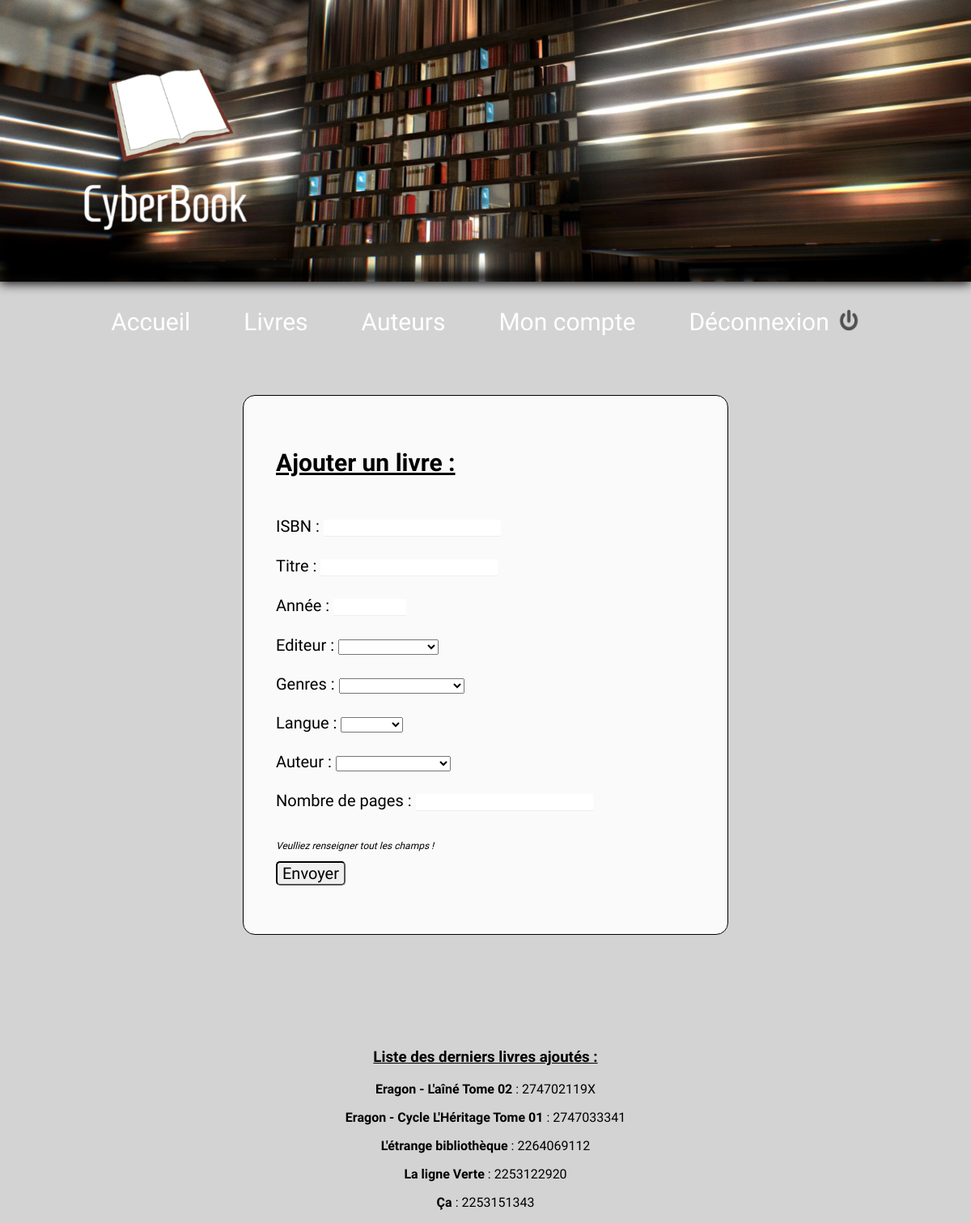
The page /AjoutL.php (signed in) on the database its author committed.
### tables this page shows
CREATE TABLE IF NOT EXISTS `livre` (
  `id` int(11) NOT NULL AUTO_INCREMENT,
  `isbn` varchar(15) NOT NULL,
  `titre` varchar(500) NOT NULL,
  `editeur` int(11) NOT NULL,
  `annee` int(11) DEFAULT NULL,
  `genre` int(11) DEFAULT NULL,
  `langue` int(11) DEFAULT NULL,
  `nbpages` int(11) DEFAULT NULL,
  `reservation` int(11) NOT NULL DEFAULT '0',
  `stock` int(2) NOT NULL DEFAULT '5',
  PRIMARY KEY (`isbn`),
  UNIQUE KEY `id` (`id`)
);

### src/AjoutL.php (the view, shortened to what this page needs)
<!DOCTYPE html>
<html>
    <head>
    	<link rel="stylesheet" type="text/css" href="css/style_ajout.css">
    </head>
    <body>
    	<?php include "header.php" ?>
        <?php include "bdd.php"?>
        <?php $editeur = $bdd->query('SELECT * FROM editeur');?>
        <?php $langue = $bdd->query('SELECT * FROM langue');?>
        <?php $genre = $bdd->query('SELECT * FROM genre');?>
        <?php $auteur = $bdd->query('SELECT * FROM personne');?>
    <form class="formulaire" action="Ajout_Post.php" onsubmit="return verifLivre()" method="POST">
        <p> <h2 style="text-decoration: underline;">Ajouter un livre : </h2><br>
        <label for="isbn">ISBN</label> : <input  class="input" type="text" name="isbn" id="isbn" /><br /><br /><span id=missISBN></span>
        <label for="titre">Titre</label> :  <input  class="input"type="text" name="titre" id="titre" /><br /><br />
        <label for="annee">Année</label> :  <input  class="input"type="number" min="1500" max="2020" step="1" name="annee" id="annee" /><br /><br />
        <label for="editeur">Editeur</label> :
         <select name="editeur" id="editeur">
         <option value="">
            <?php foreach($editeur as $edi):?>
            <option value="<?= $edi['id']?>"><?= $edi['editeur']?>
            <?php endforeach ?>
        </select><br><br>
        <label for="genre">Genres</label> :
         <select name="genre" id="genre">
         <option value="">
            <?php foreach($genre as $g):?>
            <option value="<?= $g['id']?>"><?= $g['libelle'] ?>
            <?php endforeach ?>
        </select><br><br>
        <label for="langue">Langue</label> :
         <select name="langue" id="langue">
         <option value="">
            <?php foreach($langue as $la):?>
            <option value="<?= $la['id']?>"><?= $la['langue'] ?>
            <?php endforeach ?>
        </select><br><br>
        <label for="langue">Auteur</label> :
         <select name="auteur" id="auteur">
         <option value="">
            <?php foreach($auteur as $a):?>
            <option value="<?= $a['id']?>"><?= $a['prenom']?> - <?=$a['nom']?>
            <?php endforeach ?>
        </select><br><br>
        <label for="nbpages">Nombre de pages</label> :  <input class="input" type="text" name="nbpages" id="nbpages" value="" /><br /><br />
        <p style="font-size: 12px;"><em>Veulliez renseigner tout les champs !</em></p>
        <input style="text-align: center;" class="button" type="submit" value="Envoyer" id="envoi" /><br />
	</p>
    </form>
<section style="text-align: center;">
<h3 style="text-decoration: underline;">Liste des derniers livres ajoutés :</h3>
<?php
$reponse = $bdd->query('SELECT isbn, titre FROM livre ORDER BY id DESC LIMIT 0, 5');
while ($donnees = $reponse->fetch())
{
	echo '<p><strong>' . htmlspecialchars($donnees['titre']) . '</strong> : ' . htmlspecialchars($donnees['isbn']) . '</p>';
}
?>
</section>
    </body>
</html>

### src/css/style_ajout.css (style rules this page uses)
.formulaire { border: 1px solid black; border-style: 10px outset; border-radius: 15px; background-color: #fafafa; margin-left: 15em; margin-right: 15em; margin-top: 4.5em; margin-bottom: 7em; padding: 2em; }
.input { border: none; border-bottom: 1px groove; font-size: 15px;; }
form { font-size: 20px; }
.button { font-size: 20px; border-radius: 5px; border-style: inset; }

### src/header.php (style rules this page uses)
body, html { margin: 0 ; padding: 0 ; background-color: #D4D3D3 ; }
* { font-family: 'Homenaje', sans-serif; }

### rows shown on the page
livre: titre "Eragon - L'aîné Tome 02", isbn "274702119X"
livre: titre "Eragon - Cycle L'Héritage Tome 01", isbn "2747033341"
livre: titre "L'étrange bibliothèque", isbn "2264069112"
livre: titre "La ligne Verte", isbn "2253122920"
livre: titre "Ça", isbn "2253151343"
